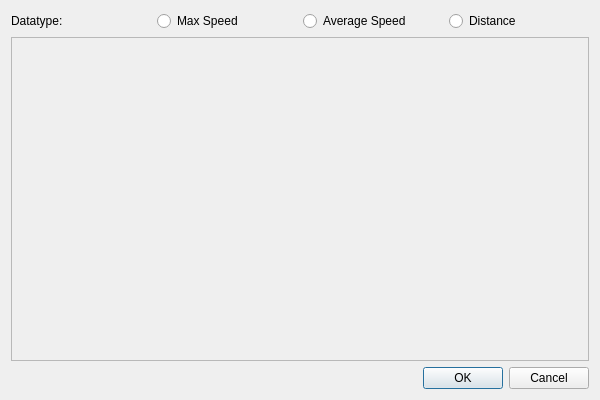
<?xml version="1.0" encoding="UTF-8"?>
<ui version="4.0">
 <class>BarChartDialog</class>
 <widget class="QDialog" name="BarChartDialog">
  <property name="geometry">
   <rect>
    <x>0</x>
    <y>0</y>
    <width>600</width>
    <height>400</height>
   </rect>
  </property>
  <property name="windowTitle">
   <string>Comparision Chart</string>
  </property>
  <layout class="QVBoxLayout" name="verticalLayout">
   <item>
    <layout class="QHBoxLayout" name="horizontalLayout">
     <item>
      <widget class="QLabel" name="label">
       <property name="text">
        <string>Datatype:</string>
       </property>
      </widget>
     </item>
     <item>
      <widget class="QRadioButton" name="radioButton_speed_max">
       <property name="text">
        <string>Max Speed</string>
       </property>
      </widget>
     </item>
     <item>
      <widget class="QRadioButton" name="radioButton_speed_avg">
       <property name="text">
        <string>Average Speed</string>
       </property>
      </widget>
     </item>
     <item>
      <widget class="QRadioButton" name="radioButton_distance">
       <property name="text">
        <string>Distance</string>
       </property>
      </widget>
     </item>
    </layout>
   </item>
   <item>
    <widget class="QScrollArea" name="scrollArea">
     <property name="widgetResizable">
      <bool>true</bool>
     </property>
     <widget class="QWidget" name="scrollAreaWidgetContents">
      <property name="geometry">
       <rect>
        <x>0</x>
        <y>0</y>
        <width>576</width>
        <height>313</height>
       </rect>
      </property>
      <layout class="QGridLayout" name="gridLayout">
       <item row="1" column="0">
        <widget class="QChartView" name="chartView" native="true"/>
       </item>
      </layout>
     </widget>
    </widget>
   </item>
   <item>
    <widget class="QDialogButtonBox" name="buttonBox">
     <property name="orientation">
      <enum>Qt::Horizontal</enum>
     </property>
     <property name="standardButtons">
      <set>QDialogButtonBox::Cancel|QDialogButtonBox::Ok</set>
     </property>
    </widget>
   </item>
  </layout>
 </widget>
 <customwidgets>
  <customwidget>
   <class>QChartView</class>
   <extends>QWidget</extends>
   <header>qchartview.h</header>
   <container>1</container>
  </customwidget>
 </customwidgets>
 <resources/>
 <connections>
  <connection>
   <sender>buttonBox</sender>
   <signal>accepted()</signal>
   <receiver>BarChartDialog</receiver>
   <slot>accept()</slot>
   <hints>
    <hint type="sourcelabel">
     <x>248</x>
     <y>254</y>
    </hint>
    <hint type="destinationlabel">
     <x>157</x>
     <y>274</y>
    </hint>
   </hints>
  </connection>
  <connection>
   <sender>buttonBox</sender>
   <signal>rejected()</signal>
   <receiver>BarChartDialog</receiver>
   <slot>reject()</slot>
   <hints>
    <hint type="sourcelabel">
     <x>316</x>
     <y>260</y>
    </hint>
    <hint type="destinationlabel">
     <x>286</x>
     <y>274</y>
    </hint>
   </hints>
  </connection>
 </connections>
</ui>
